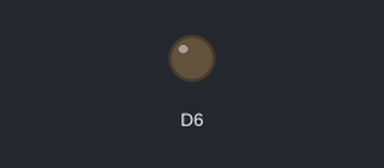
A sketch run on a simulated Arduino Zero (SAMD21). On the bench: output pins drawn as LEDs (lit = HIGH). What the sketch prints to the serial monitor is not drawn.

Above: at 0.15 s.
Timing chart, 0 to 1.6 s (numbered marks = the images above):
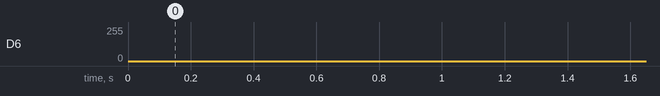

The sketch:

fade.h.ino
```cpp
/*
 Linear Fade
 Fades an LED on a linear path
 created by nearly everyone who's used an Arduino

 to change from 10-bit resolution to 8, change the resolution variable
  and comment out the analogWriteResolution() command
 modified 25 Jan 2022
 by Tom Igoe
 */

// analogWrite resolution (can be 10 for SAMD boards, has to be 8 for Uno):
const int resolution = 10;
// number of steps = 2^resolution:
const int steps = pow(2, resolution);
// change between steps:
int change = 1;
// current level:
int currentLevel = 1;

void setup() {
  Serial.begin(9600);
  // wait for serial monitor to open:
  if (!Serial) delay(3000);
  // set the analogWrite resolution:
  analogWriteResolution(resolution);
  // initialize digital pin 5 as an output:
  pinMode(6, OUTPUT);
}
void loop() {
  // add change to brightness:
  currentLevel = currentLevel + change;
  // and constrain to 0-255:
  currentLevel = constrain(currentLevel, 0, steps);
  // if brightness is at either extreme, change the
  // direction of fading:
  if (currentLevel == 0 || currentLevel == steps) {
    change = -change;
  }
  // change the light:
  analogWrite(6, currentLevel);
  delay(1);
  Serial.println(currentLevel);
}
```
